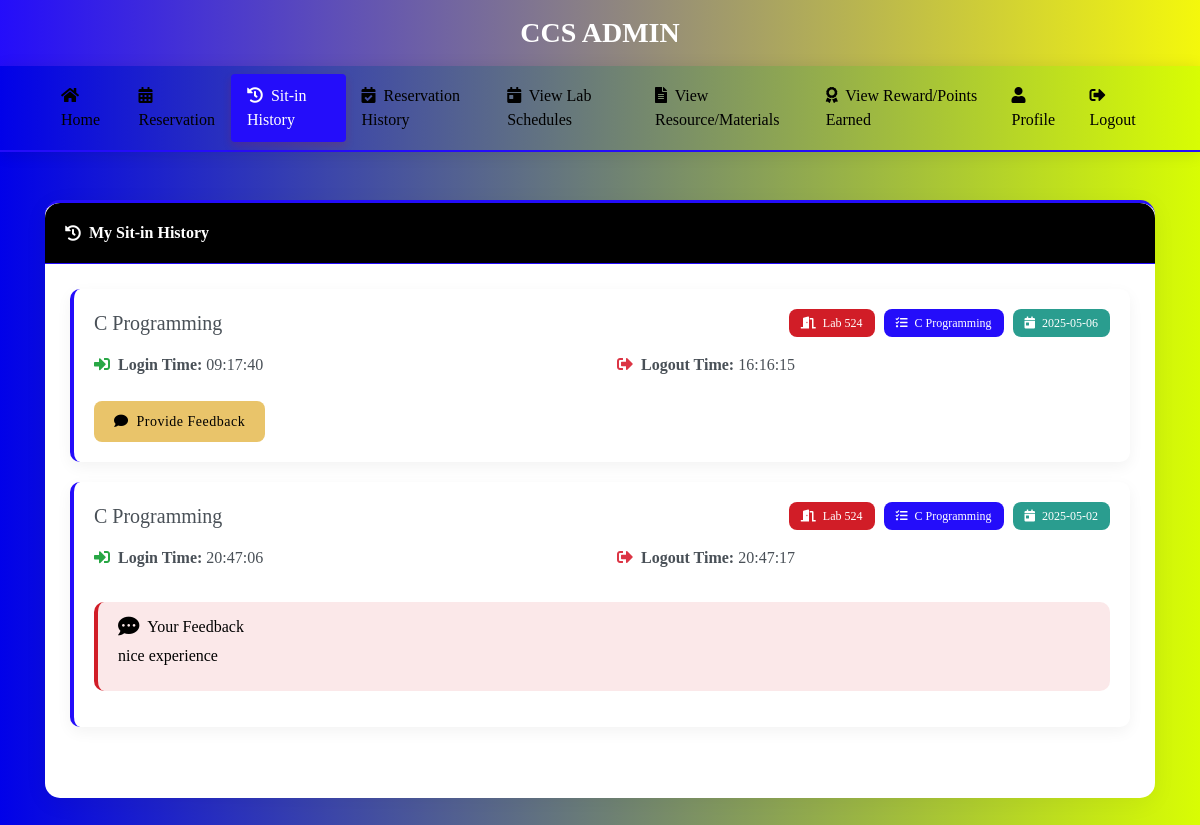
The app's page /sitin_history (signed in) with its own data.
### tables this page shows
CREATE TABLE sitins (
                id INTEGER PRIMARY KEY,
                student_id TEXT,
                lab_number TEXT,
                purpose TEXT,
                login_date TEXT DEFAULT (date('now', 'localtime')),
                login_time TEXT,
                logout_time TEXT,
                status TEXT,
                timestamp DATETIME DEFAULT CURRENT_TIMESTAMP,
                feedback TEXT,
                feedback_response TEXT,
                created_at TEXT, subject TEXT, professor TEXT,
                FOREIGN KEY (student_id) REFERENCES users (idno)
            );

### app.py (the view)
@app.route('/sitin_history')
def sitin_history():
    if 'user_id' not in session:
        return redirect(url_for('login'))
    student_id = session['user_id']
    conn = get_db_connection()
    cursor = conn.cursor()
    cursor.execute('''
        SELECT
            s.id,
            s.student_id,
            s.purpose,
            s.lab_number,
            s.login_time,
            s.logout_time,
            s.timestamp,
            s.feedback,
            s.feedback_response
        FROM
            sitins s
        WHERE
            s.student_id = ?
        ORDER BY
            s.timestamp DESC
    ''', (student_id,))
    sitins = cursor.fetchall()
    sitins_list = []
    for sitin in sitins:
        sitins_list.append({
            'id': sitin[0],
            'student_id': sitin[1],
            'purpose': sitin[2],
            'lab_number': sitin[3],
            'login_time': sitin[4],
            'logout_time': sitin[5],
            'timestamp': sitin[6],
            'feedback': sitin[7],
            'feedback_response': sitin[8]
        })
    conn.close()
    return render_template('sitin_history.html', sitins=sitins_list)

### app.py (called while the page is built, shortened)
def get_db_connection():
    conn = sqlite3.connect('students.db', timeout=30)
    conn.execute("PRAGMA journal_mode=WAL")  # Use Write-Ahead Logging
    conn.row_factory = sqlite3.Row
    try:
        cursor = conn.cursor()
        cursor.execute("PRAGMA table_info(users)")
        columns = [column[1] for column in cursor.fetchall()]
        cursor.execute("PRAGMA table_info(sitins)")
        sitins_columns = [column[1] for column in cursor.fetchall()]
    except Exception as e:
        print(f"Error in get_db_connection: {str(e)}")
    return conn

### templates/sitin_history.html (shortened to what this page needs)
<!DOCTYPE html>
<html lang="en">
<head>
<link rel="stylesheet" href="https://stackpath.bootstrapcdn.com/bootstrap/4.5.2/css/bootstrap.min.css" />
<link rel="stylesheet" href="https://cdnjs.cloudflare.com/ajax/libs/font-awesome/5.15.3/css/all.min.css">
</head>
<body>
<div class="header-banner">
    <div class="container text-center">
        <h3 class="font-weight-bold mb-0">CCS ADMIN</h3>
    </div>
</div>
<nav class="navbar navbar-expand-lg navbar-light sticky-top">
    <div class="container">
        <div class="collapse navbar-collapse" id="navbarNav">
            <ul class="navbar-nav ml-auto">
                <li class="nav-item">
                    <a class="nav-link" href="{{ url_for('user_dashboard') }}">
                        <i class="fas fa-home mr-1"></i> Home
                    </a>
                </li>
                <li class="nav-item">
                    <a class="nav-link" href="{{ url_for('reservation') }}">
                        <i class="fas fa-calendar-alt mr-1"></i> Reservation
                    </a>
                </li>
                <li class="nav-item active">
                    <a class="nav-link" href="{{ url_for('sitin_history') }}">
                        <i class="fas fa-history mr-1"></i> Sit-in History
                    </a>
                </li>
                <li class="nav-item">
                    <a class="nav-link" href="{{ url_for('user_reservation_history') }}">
                        <i class="fas fa-calendar-check mr-1"></i> Reservation History
                    </a>
                </li>
                <li class="nav-item">
                    <a class="nav-link" href="{{ url_for('view_lab_schedules') }}">
                        <i class="fas fa-calendar-day mr-1"></i> View Lab Schedules
                    </a>
                </li>
                <li class="nav-item">
                    <a class="nav-link" href="{{ url_for('view_resources') }}">
                        <i class="fas fa-file-alt mr-1"></i> View Resource/Materials
                    </a>
                </li>
                <li class="nav-item">
                    <a class="nav-link" href="{{ url_for('view_points') }}">
                        <i class="fas fa-award mr-1"></i> View Reward/Points Earned
                    </a>
                </li>
                <li class="nav-item">
                    <a class="nav-link" href="{{ url_for('profile') }}">
                        <i class="fas fa-user mr-1"></i> Profile
                    </a>
                </li>
                <li class="nav-item">
                    <a class="nav-link" href="{{ url_for('logout') }}">
                        <i class="fas fa-sign-out-alt mr-1"></i> Logout
                    </a>
                </li>
            </ul>
        </div>
    </div>
</nav>
<div class="container py-5">
    <div class="row">
        <div class="col-md-12">
            <div class="card">
                <div class="card-header d-flex align-items-center">
                    <i class="fas fa-history mr-2"></i> My Sit-in History
                </div>
                <div class="card-body">
                    {% if sitins %}
                        {% for sitin in sitins %}
                        <div class="history-item">
                            <div class="d-flex justify-content-between align-items-center mb-3">
                                <h5 class="mb-0">{{ sitin.purpose }}</h5>
                                <div>
                                    <span class="badge badge-lab">
                                        <i class="fas fa-door-open mr-1"></i> Lab {{ sitin.lab_number }}
                                    </span>
                                    <span class="badge badge-purpose">
                                        <i class="fas fa-tasks mr-1"></i> {{ sitin.purpose }}
                                    </span>
                                    <span class="badge badge-date">
                                        <i class="fas fa-calendar-day mr-1"></i> {{ sitin.timestamp.split(' ')[0] if ' ' in sitin.timestamp else sitin.timestamp }}
                                    </span>
                                </div>
                            </div>
                            <div class="row mb-2">
                                <div class="col-md-6">
                                    <p><i class="fas fa-sign-in-alt text-success mr-1"></i> <strong>Login Time:</strong> {{ sitin.login_time }}</p>
                                </div>
                                <div class="col-md-6">
                                    <p><i class="fas fa-sign-out-alt text-danger mr-1"></i> <strong>Logout Time:</strong> {{ sitin.logout_time if sitin.logout_time else 'N/A' }}</p>
                                </div>
                            </div>
                            {% if sitin.feedback %}
                                <div class="alert alert-info mt-3">
                                    <div class="d-flex align-items-center mb-2">
                                        <i class="fas fa-comment-dots mr-2 fa-lg"></i>
                                        <h6 class="mb-0">Your Feedback</h6>
                                    </div>
                                    <p class="mb-2">{{ sitin.feedback }}</p>
                                </div>
                            {% else %}
                                <button class="btn btn-sm btn-warning toggle-feedback" data-sitin-id="{{ sitin.id }}">
                                    <i class="fas fa-comment mr-1"></i> Provide Feedback
                                </button>
                            {% endif %}
                        </div>
                        {% endfor %}
                    {% endif %}
                </div>
            </div>
        </div>
    </div>
</div>
</body>
</html>

### templates/sitin_history.html (style rules this page uses)
:root { --primary-color: #240dfa; --secondary-color: #f4f80c; --accent-color: #D11D27; --light-color: #f8f9fa; --dark-color: #000000; --success-color: #2a9d8f; --warning-color: #e9c46a; }
body { font-family: Georgia, serif; background: linear-gradient(to right, #0101e9, #d8fd03); color: #495057; min-height: 100vh; }
.header-banner { background: linear-gradient(to right, var(--primary-color), var(--secondary-color)); color: white; padding: 16px 0; overflow: hidden; }
.header-banner::after { content: ''; position: absolute; bottom: -10px; left: 0; right: 0; height: 20px; background: #fff; border-radius: 50% 50% 0 0; }
.navbar { background: linear-gradient(to right, #0101e9, #d8fd03); box-shadow: 0 2px 15px rgba(0,0,0,0.1); border-bottom: 2px solid var(--primary-color); }
.navbar .nav-link { color: var(--dark-color) !important; font-weight: 500; padding: 10px 16px !important; border-radius: 4px; transition: all 0.3s ease; }
.navbar .nav-item.active .nav-link { background-color: var(--primary-color); color: white !important; box-shadow: 0 4px 8px rgba(180, 18, 27, 0.2); }
.card { border: none; border-radius: 15px; box-shadow: 0 5px 25px rgba(0,0,0,0.05); transition: all 0.3s ease; margin-bottom: 25px; overflow: hidden; border-top: 3px solid var(--primary-color); }
.card-header { background: var(--dark-color); color: white; font-weight: 600; padding: 18px 20px; border-bottom: none; border-radius: 15px 15px 0 0 !important; border-bottom: 1px solid var(--primary-color); }
.card-body { padding: 25px; }
.btn { border-radius: 8px; padding: 10px 20px; font-weight: 500; letter-spacing: 0.5px; transition: all 0.3s ease; color: white; }
.btn-warning { background: var(--warning-color); border: none; color: var(--dark-color); }
.history-item { border-left: 4px solid var(--primary-color); padding: 20px; margin-bottom: 20px; border-radius: 10px; background: white; box-shadow: 0 5px 15px rgba(0,0,0,0.05); transition: all 0.3s ease; }
.badge { padding: 8px 12px; font-weight: 500; border-radius: 8px; margin-left: 5px; color: white; }
.badge-lab { background: var(--accent-color); }
.badge-purpose { background: var(--primary-color); }
.badge-date { background: var(--success-color); }
.alert { border-radius: 10px; padding: 15px 20px; }
.alert-info { background-color: rgba(209, 29, 39, 0.1); border: none; border-left: 4px solid var(--accent-color); color: var(--dark-color); }

### records on screen
sitins: purpose "C Programming", lab_number "524", timestamp "2025-05-06", login_time "09:17:40", logout_time "16:16:15"
sitins: purpose "C Programming", lab_number "524", timestamp "2025-05-02", login_time "20:47:06", logout_time "20:47:17", feedback "nice experience"
